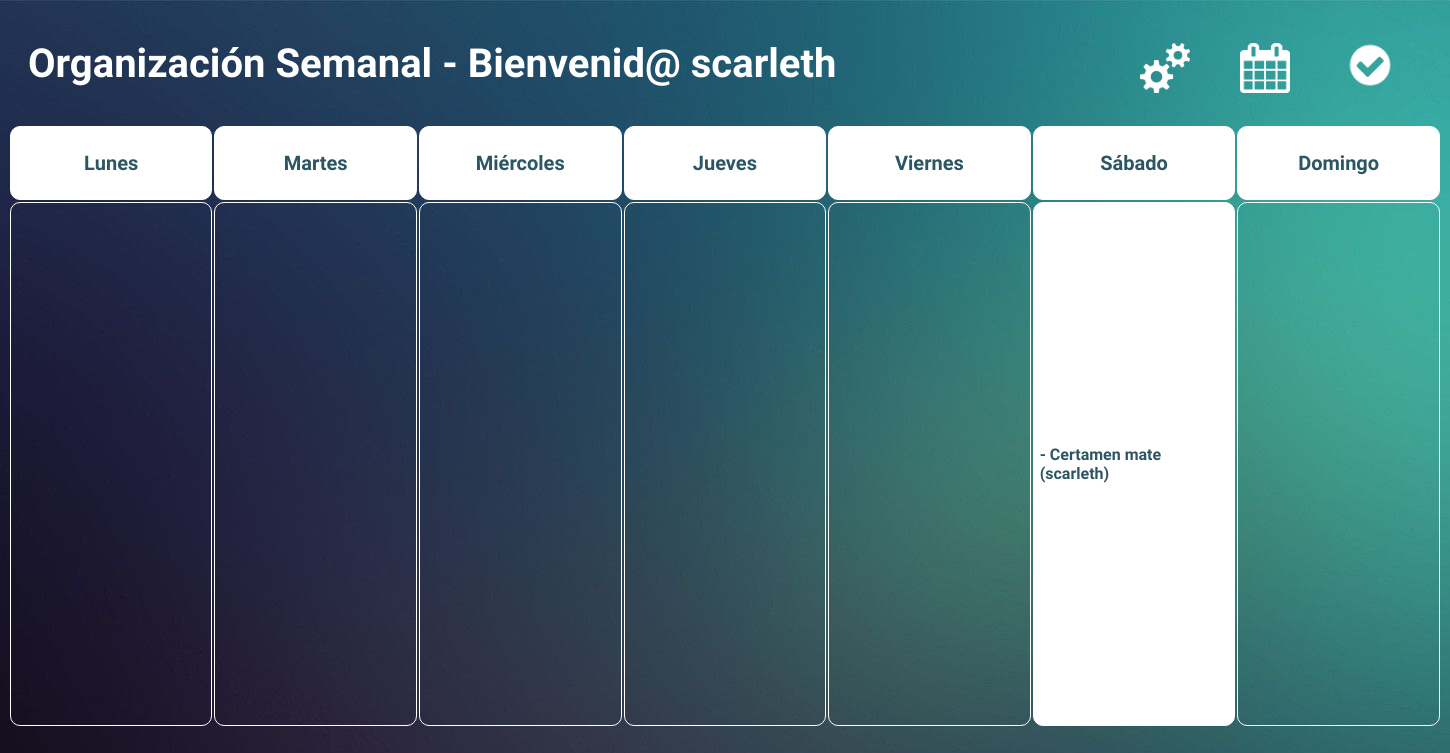
/home/ (signed in), run on an earlier commit of the app's database.
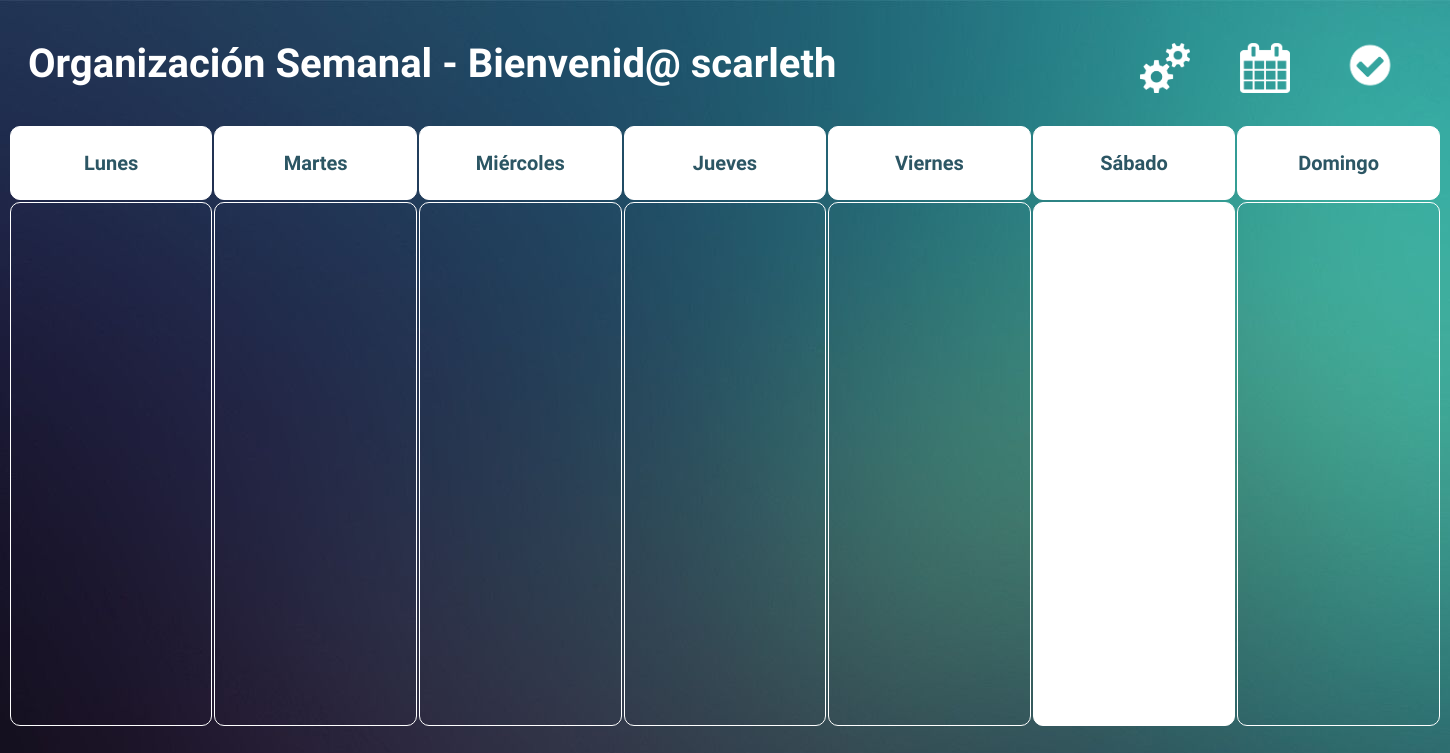
And on a later commit of the database.
### pag_calendario/models.py (models this page shows)
class eventos(models.Model):
    nombre = models.CharField(max_length=20)
    fecha = models.DateField()
    descripcion = models.TextField(blank=True, null = True,)
    prioridad = models.IntegerField(default = 1)
    usuario = models.ForeignKey(User, on_delete=models.CASCADE)
    ramo = models.CharField(max_length = 120, default= "Lenguaje")

### pages/views.py (the view)
# urls.py: path('home/', home_view),
def home_view(request,*args, **kwargs):
	n_dia = datetime.date.today().weekday()
	all_eventos = eventos.objects.filter( usuario = request.user)
	all_ramos = Ramos_y_preferencias.objects.filter( usuario = request.user)
	dic_ramos = {}
	dic_prioridades = {}
	for ramo in all_ramos:
		dic_ramos[ramo.nombre] = {}
		dic_prioridades[ramo.nombre] = int(ramo.prioridad)
	for evento in all_eventos:
		fecha_evento = evento.fecha.strftime("%d/%m/%Y")
		dic_ramos[evento.ramo][evento.nombre] = [fecha_evento, evento.prioridad]
	organizacion = [[],[],[],[],[],[],[]]
	for ramo in dic_ramos:
		for evaluacion in dic_ramos[ramo]:
			dias = dias_restantes(dic_ramos[ramo][evaluacion][0])
			prioridad_total = dic_ramos[ramo][evaluacion][1] * dic_prioridades[ramo]
			dias_aviso = round(prioridad_total*0.2 +0.8)
			if (dias-7 <= dias_aviso):
				avance = dias - dias_aviso
				if avance < 0:
					avance = 0
				dia_calendario = avance + n_dia
				if dia_calendario > 6:
					dia_calendario = dia_calendario%7
				organizacion[int(dia_calendario)].append(evaluacion)
	return render(request,"home.html", {"lista_dias" : organizacion, 'today': n_dia})

### pages/views.py (called while the page is built)
def dias_restantes(fecha_evaluacion):
	separado = fecha_evaluacion.split("/")
	hoy = datetime.date.today()
	dias_evaluacion = datetime.date(int(separado[2]), int(separado[1]), int(separado[0]))
	dias = dias_evaluacion - hoy
	return dias.days

### pages/templates/home.html (shortened to what this page needs)
<!DOCTYPE html>
<html>
 	<head>
        {% load static %}
        <link rel='stylesheet' href='{% static "home.css" %}'>
 	</head>
 	<body class='ventana' style='background-image: url("{% static '456.jpg' %}");'>
		<div class='grid_container'>
 			<h1 class='title'>Organización Semanal - Bienvenid@ {{ user.username }}</h1>
			<a href='http://127.0.0.1:8000/config'>
			<img src="{% static 'settingsicon.png' %}" alt="settings">
			</a>
			<a href='http://127.0.0.1:8000/calendario'>
			<img src="{% static 'calendaricon.png' %}" alt="calendar">
			</a>
			<a href='http://127.0.0.1:8000/eventos'>
			<img src="{% static 'eventsicon.png' %}" alt="eventos" style='width: 60px; height: 60px; padding-top: 27px;'>
			</a>
		</div>
    	<table align="center" class='table'>
        	<tr>
            	<th>Lunes</th>
            	<th>Martes</th>
            	<th>Miércoles</th>
            	<th>Jueves</th>
            	<th>Viernes</th>
            	<th>Sábado</th>
                <th>Domingo</th>
        	</tr>
        	<tr>
				{% if today == 0 %}
            		<td class="eshoy">
				{% else %}
					<td>
				{% endif %}
					</td>
				{% if today == 1 %}
            		<td class="eshoy">
				{% else %}
					<td>
				{% endif %}
					</td>
				{% if today == 2 %}
            		<td class="eshoy">
				{% else %}
					<td>
				{% endif %}
					</td>
				{% if today == 3 %}
            		<td class="eshoy">
				{% else %}
					<td>
				{% endif %}
					</td>
				{% if today == 4 %}
            		<td class="eshoy">
				{% else %}
					<td>
				{% endif %}
					</td>
				{% if today == 5 %}
            		<td class="eshoy">
				{% else %}
					<td>
				{% endif %}
						{% for evento in lista_dias.5 %}
							<p style="padding-left: 5px;"><b>- {{evento}}</b></br></p>
						{%endfor%}
					</td>
				{% if today == 6 %}
            		<td class="eshoy">
				{% else %}
					<td>
				{% endif %}
					</td>
        	</tr>
		</table>
 	</body>
</html>

What changed in the data, as far as the page shows it:
removed eventos: 5 "Certamen mate (scarleth)"
